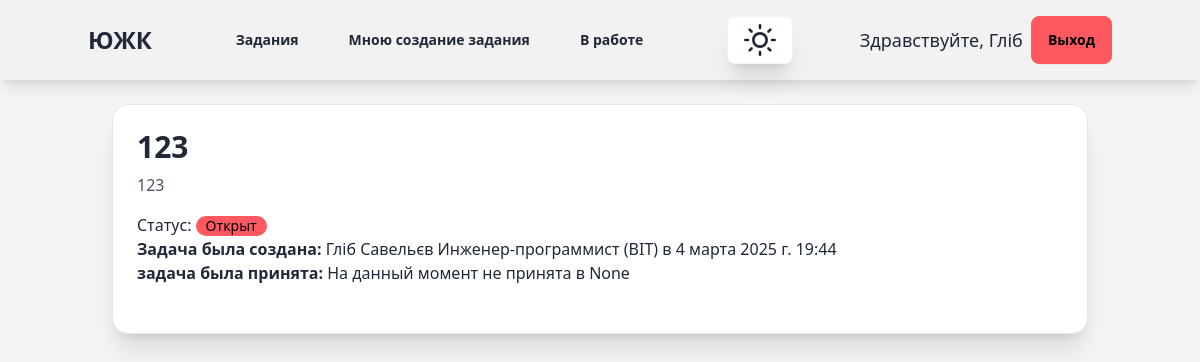
Page /ticket/62/ (signed in) on the earlier database version.
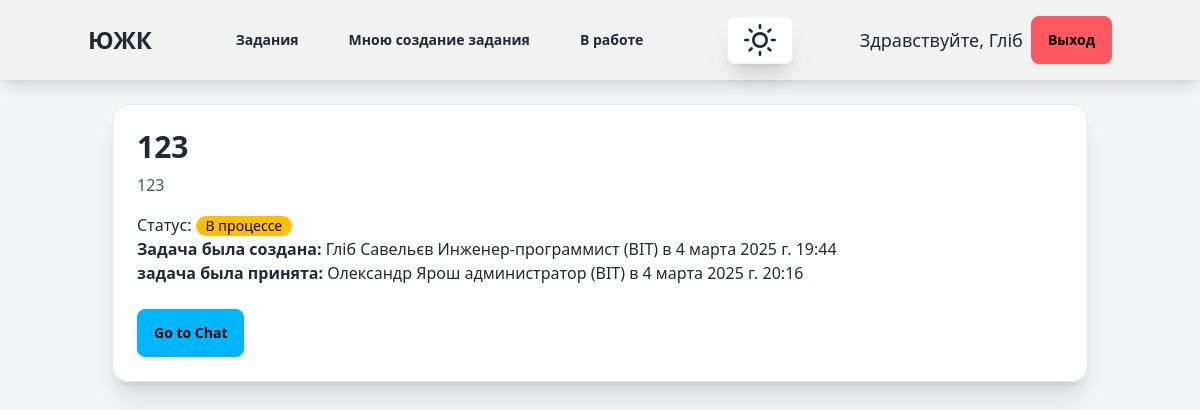
Same page on the later database version.
### account/models.py (models this page shows, shortened)
class CustomUser(AbstractUser):
    department = models.ForeignKey(Department, on_delete=models.SET_NULL, null=True, blank=True)
    position = models.ForeignKey(Position, on_delete=models.SET_NULL, null=True, blank=True, related_name="users")

class Position(models.Model):
    title = models.CharField(max_length=255, unique=True)
    department = models.ForeignKey(Department, on_delete=models.CASCADE, related_name="positions")
    description = models.TextField(blank=True, null=True)
    created_at = models.DateTimeField(auto_now_add=True)
    updated_at = models.DateTimeField(auto_now=True)
    def __str__(self):
        return f"{self.title} ({self.department.name})"

class Department(models.Model):
    name = models.CharField(max_length=80)
    location = models.CharField(max_length=80)
    description = models.TextField()
    created_at = models.DateTimeField(auto_now_add=True)
    updated_at = models.DateTimeField(auto_now=True)

### tickets/models.py (models this page shows, shortened)
class Ticket(models.Model):
    STATUS_CHOICES = [
        ('open', 'Open'),
        ('in_progress', 'In Progress'),
        ('closed', 'Closed'),
    ]
    title = models.CharField(max_length=200)
    description = models.TextField()
    status = models.CharField(max_length=20, choices=STATUS_CHOICES, default='open')
    created_by = models.ForeignKey(CustomUser, on_delete=models.CASCADE, related_name='tickets_created')
    accepted_by = models.ForeignKey(CustomUser, on_delete=models.CASCADE, related_name='tickets_accepted', null=True,
                                    blank=True)
    department = models.ForeignKey(Department, on_delete=models.CASCADE, related_name='tickets', null=True, blank=True)
    position = models.ForeignKey(Position, on_delete=models.CASCADE, related_name='tickets', null=True, blank=True)
    screenshot = models.ImageField(upload_to='tickets/screenshots', null=True, blank=True)
    created_at = models.DateTimeField(auto_now_add=True)
    accepted_at = models.DateTimeField(null=True, blank=True)
    updated_at = models.DateTimeField(auto_now=True)

### tickets/views.py (the view)
# urls.py: path('ticket/<int:ticket_id>/', views.ticket_detail, name='ticket_detail'),
@login_required
def ticket_detail(request, ticket_id):
    ticket = get_object_or_404(Ticket, id=ticket_id)
    return render(request, 'tickets/ticket_detail.html', {'ticket': ticket})

### templates/tickets/ticket_detail.html (shortened to what this page needs)
{% extends "blog/base.html" %}
{% block content2 %}
{% load l10n %}
<div class="container mx-auto p-6">
    <div class="card bg-base-100 shadow-xl border border-gray-200 p-6">
        <h2 class="text-3xl font-bold mb-2">{{ ticket.title }}</h2>
        <p class="text-gray-600">{{ ticket.description }}</p>
        <div class="mt-4">
            <p>Статус:
                    <span class="badge
                        {% if ticket.status == 'open' %}badge-error
                        {% elif ticket.status == 'in_progress' %}badge-warning
                        {% else %}badge-success
                        {% endif %}">
                        {% if ticket.status == 'open' %}Открыт
                        {% elif ticket.status == 'in_progress' %}В процессе
                        {% else %}Закрыт
                        {% endif %}
                    </span>
                </p>
            <p>
                <strong>Задача была создана:</strong>
                {% if ticket.created_by.first_name and ticket.created_by.last_name and ticket.created_by.position%}
                    {{ ticket.created_by.first_name }}
                    {{ ticket.created_by.last_name }}
                    {{ ticket.created_by.position }}
                {% else %}
                    {{ ticket.created_by.username }}
                    {{ ticket.created_by.position }}
                {% endif %} в
                {{ ticket.created_at }}
            <p><strong>задача была принята:</strong>
                {% if ticket.accepted_by %}
                    {% if ticket.accepted_by.first_name and ticket.created_by.last_name and ticket.accepted_by.position%}
                        {{ ticket.accepted_by.first_name }}
                        {{ ticket.accepted_by.last_name }}
                        {{ ticket.accepted_by.position }}
                    {% else %}
                        {{ ticket.accepted_by.username }}
                        {{ ticket.accepted_by.position }}
                    {% endif %}
                {% else %}
                {{ ticket.accepted_by.username|default:"На данный момент не принята" }}
                {% endif %} в
                {{ ticket.accepted_at }}
            </p>
        </div>
        <div class="mt-6 flex space-x-4">
            {% if ticket.status == 'open' %}
                {% if ticket.department == request.user.department and ticket.position == request.user.position %}
                <form action="{% url 'tickets:accept_ticket' ticket.id %}" method="post">
                    {% csrf_token %}
                    <button type="submit" class="btn btn-warning">Accept Ticket</button>
                </form>
                {% else %}
                {% endif %}
            {% elif ticket.status == 'in_progress' %}
                {% if ticket.accepted_by == request.user or  ticket.created_by == request.user %}
                    <a href="{% url 'chat:chat_detail' ticket.id %}" class="btn btn-info">Go to Chat</a>
                {% endif %}
            {% else %}
                <p class="text-gray-500">Ticket is closed.</p>
            {% endif %}
        </div>
    </div>
</div>
{% endblock %}

### templates/blog/base.html (shortened to what this page needs)
{% load static %}
{% load tailwind_tags %}
<!DOCTYPE html>
<html lang="ru">
<head>
    {% tailwind_css %}
    <script src="https://cdn.tailwindcss.com"></script>
</head>
<body class="bg-gray-100">
    <nav class="navbar bg-base-200 shadow-lg p-4">
        <div class="container mx-auto flex justify-between items-center">
            <a href="http://127.0.0.1:8000/ticket_list_created_by" class="text-2xl font-bold">ЮЖК</a>
            {% if request.user.is_authenticated %}
            <div class="hidden md:flex space-x-4">
                <a href="{% url 'tickets:ticket_list' %}" class="btn btn-ghost">Задания</a>
                <a href="{% url 'tickets:ticket_list_created_by' %}" class="btn btn-ghost">Мною создание задания</a>
                <a href="{% url 'tickets:ticket_list_accepted_by' %}" class="btn btn-ghost">В работе</a>
            </div>
            <button onclick="toggleTheme()" class="btn btn-circle bg-base-100 shadow-xl transition-all">
            </button>
            <div class="flex items-center space-x-2">
                <span class="text-lg">Здравствуйте, {{ request.user.first_name|default:request.user.username }}</span>
                <form action="{% url 'account:logout' %}" method="post">
                    <button type="submit" class="btn btn-error">Выход</button>
                </form>
            </div>
            {% else %}
            <a href="{% url 'account:login' %}" class="btn btn-primary">Вход</a>
            {% endif %}
        </div>
    </nav>
    {% block content2 %}
    {% endblock %}
</body>
</html>

Differences in the rows shown:
changed Ticket "Гліб": status "open" → "in_progress" (drawn); accepted_by.first_name (not shown) → "Олександр"; accepted_by.last_name (not shown) → "Ярош"; accepted_by.position (not shown) → "администратор (ВІТ)"; accepted_at "None" → "4 марта 2025 г. 20:16"; accepted_by.username "На данный момент не принята" → (not shown)
Other differences:
text no longer shown: "Открыт"
text now shown: "В процессе Go to Chat"
